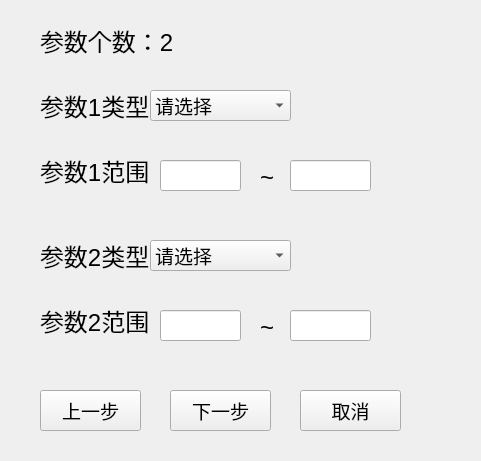
<?xml version="1.0" encoding="UTF-8"?>
<ui version="4.0">
 <class>params_config2</class>
 <widget class="QWidget" name="params_config2">
  <property name="geometry">
   <rect>
    <x>0</x>
    <y>0</y>
    <width>481</width>
    <height>461</height>
   </rect>
  </property>
  <property name="windowTitle">
   <string>Form</string>
  </property>
  <widget class="QComboBox" name="comboBox_1">
   <property name="geometry">
    <rect>
     <x>150</x>
     <y>90</y>
     <width>141</width>
     <height>31</height>
    </rect>
   </property>
   <property name="font">
    <font>
     <pointsize>14</pointsize>
    </font>
   </property>
   <item>
    <property name="text">
     <string>请选择</string>
    </property>
   </item>
   <item>
    <property name="text">
     <string>int</string>
    </property>
   </item>
   <item>
    <property name="text">
     <string>double</string>
    </property>
   </item>
  </widget>
  <widget class="QLabel" name="Title">
   <property name="geometry">
    <rect>
     <x>40</x>
     <y>20</y>
     <width>141</width>
     <height>41</height>
    </rect>
   </property>
   <property name="font">
    <font>
     <pointsize>18</pointsize>
    </font>
   </property>
   <property name="text">
    <string>参数个数：2</string>
   </property>
  </widget>
  <widget class="QLineEdit" name="range_max">
   <property name="geometry">
    <rect>
     <x>290</x>
     <y>160</y>
     <width>81</width>
     <height>31</height>
    </rect>
   </property>
  </widget>
  <widget class="QLineEdit" name="range_min">
   <property name="geometry">
    <rect>
     <x>160</x>
     <y>160</y>
     <width>81</width>
     <height>31</height>
    </rect>
   </property>
  </widget>
  <widget class="QPushButton" name="next_step">
   <property name="geometry">
    <rect>
     <x>170</x>
     <y>390</y>
     <width>101</width>
     <height>41</height>
    </rect>
   </property>
   <property name="font">
    <font>
     <pointsize>14</pointsize>
    </font>
   </property>
   <property name="text">
    <string>下一步</string>
   </property>
  </widget>
  <widget class="QLabel" name="Kind">
   <property name="geometry">
    <rect>
     <x>40</x>
     <y>80</y>
     <width>141</width>
     <height>51</height>
    </rect>
   </property>
   <property name="font">
    <font>
     <pointsize>18</pointsize>
    </font>
   </property>
   <property name="text">
    <string>参数1类型</string>
   </property>
  </widget>
  <widget class="QLabel" name="Range">
   <property name="geometry">
    <rect>
     <x>40</x>
     <y>150</y>
     <width>111</width>
     <height>41</height>
    </rect>
   </property>
   <property name="font">
    <font>
     <pointsize>18</pointsize>
    </font>
   </property>
   <property name="text">
    <string>参数1范围:</string>
   </property>
  </widget>
  <widget class="QPushButton" name="cancel_button">
   <property name="geometry">
    <rect>
     <x>300</x>
     <y>390</y>
     <width>101</width>
     <height>41</height>
    </rect>
   </property>
   <property name="font">
    <font>
     <pointsize>14</pointsize>
    </font>
   </property>
   <property name="text">
    <string>取消</string>
   </property>
  </widget>
  <widget class="QLabel" name="label_4">
   <property name="geometry">
    <rect>
     <x>260</x>
     <y>170</y>
     <width>16</width>
     <height>16</height>
    </rect>
   </property>
   <property name="font">
    <font>
     <pointsize>18</pointsize>
    </font>
   </property>
   <property name="text">
    <string>~</string>
   </property>
  </widget>
  <widget class="QPushButton" name="former_step">
   <property name="geometry">
    <rect>
     <x>40</x>
     <y>390</y>
     <width>101</width>
     <height>41</height>
    </rect>
   </property>
   <property name="font">
    <font>
     <pointsize>14</pointsize>
    </font>
   </property>
   <property name="text">
    <string>上一步</string>
   </property>
  </widget>
  <widget class="QLineEdit" name="range_max_2">
   <property name="geometry">
    <rect>
     <x>290</x>
     <y>310</y>
     <width>81</width>
     <height>31</height>
    </rect>
   </property>
  </widget>
  <widget class="QLineEdit" name="range_min_2">
   <property name="geometry">
    <rect>
     <x>160</x>
     <y>310</y>
     <width>81</width>
     <height>31</height>
    </rect>
   </property>
  </widget>
  <widget class="QLabel" name="Kind_2">
   <property name="geometry">
    <rect>
     <x>40</x>
     <y>230</y>
     <width>141</width>
     <height>51</height>
    </rect>
   </property>
   <property name="font">
    <font>
     <pointsize>18</pointsize>
    </font>
   </property>
   <property name="text">
    <string>参数2类型</string>
   </property>
  </widget>
  <widget class="QComboBox" name="comboBox_2">
   <property name="geometry">
    <rect>
     <x>150</x>
     <y>240</y>
     <width>141</width>
     <height>31</height>
    </rect>
   </property>
   <property name="font">
    <font>
     <pointsize>14</pointsize>
    </font>
   </property>
   <item>
    <property name="text">
     <string>请选择</string>
    </property>
   </item>
   <item>
    <property name="text">
     <string>int</string>
    </property>
   </item>
   <item>
    <property name="text">
     <string>double</string>
    </property>
   </item>
  </widget>
  <widget class="QLabel" name="Range_2">
   <property name="geometry">
    <rect>
     <x>40</x>
     <y>300</y>
     <width>111</width>
     <height>41</height>
    </rect>
   </property>
   <property name="font">
    <font>
     <pointsize>18</pointsize>
    </font>
   </property>
   <property name="text">
    <string>参数2范围:</string>
   </property>
  </widget>
  <widget class="QLabel" name="label_5">
   <property name="geometry">
    <rect>
     <x>260</x>
     <y>320</y>
     <width>16</width>
     <height>16</height>
    </rect>
   </property>
   <property name="font">
    <font>
     <pointsize>18</pointsize>
    </font>
   </property>
   <property name="text">
    <string>~</string>
   </property>
  </widget>
 </widget>
 <resources/>
 <connections/>
</ui>
